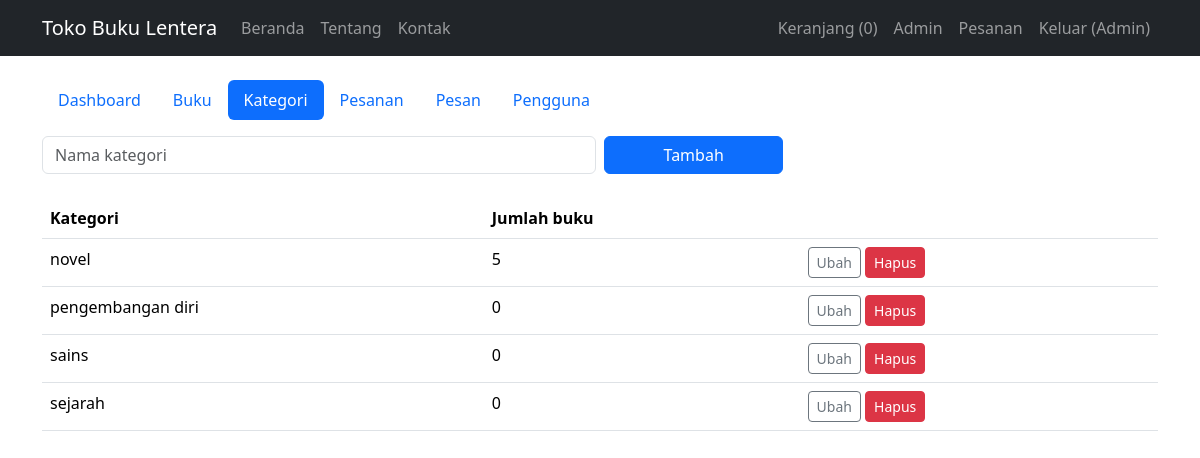
Screenshot of /admin/categories.php (signed in) with the database file from the repository.
### tables this page shows
CREATE TABLE categories (
  id INT AUTO_INCREMENT PRIMARY KEY,
  name VARCHAR(50) NOT NULL UNIQUE
);

### config.php (called while the page is built, shortened)
<?php
$db = new PDO('mysql:host=localhost;dbname=bookstore;charset=utf8mb4', 'root', '', [
    PDO::ATTR_ERRMODE => PDO::ERRMODE_EXCEPTION,
    PDO::ATTR_DEFAULT_FETCH_MODE => PDO::FETCH_ASSOC,
]);
function e($s) { return htmlspecialchars((string)$s, ENT_QUOTES); }
function q($sql, $p = []) { global $db; $s = $db->prepare($sql); $s->execute($p); return $s; }

### admin/categories.php (the view, shortened to what this page needs)
<?php
$r = '../'; require '../config.php'; need(true);
$c = q('SELECT * FROM categories WHERE id = ?', [$_GET['edit'] ?? 0])->fetch() ?: ['id' => '', 'name' => ''];
require '../header.php';
?>
<form method="post" class="row g-2 mb-4"><?= csrf() ?>
  <div class="col-md-6"><input class="form-control" name="name" placeholder="Nama kategori" value="<?= e($c['name']) ?>" required></div>
  <div class="col-md-2"><button class="btn btn-primary w-100"><?= $c['id'] ? 'Simpan' : 'Tambah' ?></button></div>
</form>
<table class="table">
  <tr><th>Kategori</th><th>Jumlah buku</th><th></th></tr>
  <?php foreach (q('SELECT c.*, (SELECT COUNT(*) FROM books WHERE category_id = c.id) n FROM categories c ORDER BY id') as $x): ?>
    <tr>
      <td><?= e($x['name']) ?></td><td><?= $x['n'] ?></td>
      <td class="text-nowrap">
        <a class="btn btn-sm btn-outline-secondary" href="?edit=<?= $x['id'] ?>">Ubah</a>
        <form method="post" class="d-inline" onsubmit="return confirm('Hapus kategori ini?')"><?= csrf() ?>
          <input type="hidden" name="del" value="<?= $x['id'] ?>"><button class="btn btn-sm btn-danger">Hapus</button>
        </form>
      </td>
    </tr>
  <?php endforeach ?>
</table>
<?php require '../footer.php'; ?>

### rows the page displays
categories: name "novel", n "5"
categories: name "pengembangan diri", n "0"
categories: name "sains", n "0"
categories: name "sejarah", n "0"

### other values shown
array_sum($_SESSION['cart'] ?? []) "0"
$u['name'] "Admin"
$l "Dashboard"
$l "Buku"
$l "Kategori"
$l "Pesanan"
$l "Pesan"
$l "Pengguna"
